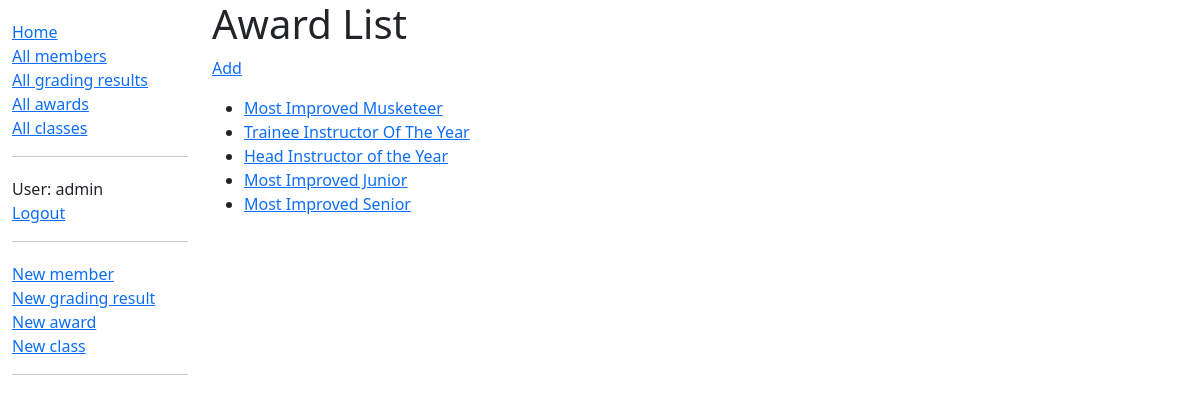
/dashboard/awards/ (signed in), run on the app's committed database.
### dashboard/models.py (models this page shows)
class Award(models.Model):
    name = models.CharField(max_length=200)
    def __str__(self):
        return self.name
    def get_absolute_url(self):
        return reverse('award-detail', args=[str(self.id)])

### dashboard/views.py (the view)
# urls.py: path('awards/', views.AwardListView.as_view(), name='awards'),
class AwardListView(LoginRequiredMixin, generic.ListView):
    model = Award

### dashboard/templates/dashboard/award_list.html
{% extends "base_generic.html" %}
{% block content %}
  <h1>Award List</h1>
  <p><a href="{% url 'add-award' %}">Add</a></p>
  {% if award_list %}
  <ul>
    {% for a in award_list %}
      <li>
        <a href="{{ a.get_absolute_url }}">{{ a }}</a>
      </li>
    {% endfor %}
  </ul>
  {% else %}
    <p>There are no awards.</p>
  {% endif %}
{% endblock %}

### dashboard/templates/base_generic.html (shortened to what this page needs)
<!DOCTYPE html>
<html lang="en">
<head>
  <link href="https://cdn.jsdelivr.net/npm/bootstrap@5.1.3/dist/css/bootstrap.min.css" rel="stylesheet">
  {% load static %}
  <link rel="stylesheet" href="{% static 'css/styles.css' %}">
</head>
<body>
  <div class="container-fluid">
    <div class="row">
      <div class="col-sm-2">
      {% block sidebar %}
        <ul class="sidebar-nav">
          <li><a href="{% url 'index' %}">Home</a></li>
          <li><a href="{% url 'members' %}">All members</a></li>
          <li><a href="{% url 'gradingresults' %}">All grading results</a></li>
          <li><a href="{% url 'awards' %}">All awards</a></li>
          <li><a href="{% url 'classes' %}">All classes</a></li>
        </ul>
        <hr>
        <ul class="sidebar-nav">
        {% if user.is_authenticated %}
            <li>User: {{ user.get_username }}</li>
            <li><a href="{% url 'logout' %}?next={{ request.path }}">Logout</a></li>
          </ul>
          <hr>
          <ul class="sidebar-nav">
            <li><a href="{% url 'add-member' %}">New member</a></li>
            <li><a href="{% url 'add-grading-result' %}">New grading result</a></li>
            <li><a href="{% url 'add-award' %}">New award</a></li>
            <li><a href="{% url 'add-class' %}">New class</a></li>
          </ul>
        {% else %}
          <li><a href="{% url 'login' %}?next={{ request.path }}">Login</a></li>
        {% endif %}
        <hr>
     {% endblock %}
      </div>
      <div class="col-sm-10 ">{% block content %}{% endblock %}
      </div>
    </div>
  </div>
</body>
</html>

### dashboard/static/css/styles.css (style rules this page uses)
.sidebar-nav { margin-top: 20px; padding: 0; list-style: none; }

### data on the page
Award: name "Most Improved Musketeer"
Award: name "Trainee Instructor Of The Year"
Award: name "Head Instructor of the Year"
Award: name "Most Improved Junior"
Award: name "Most Improved Senior"

### other printed values
{{ user.get_username }} "admin"
